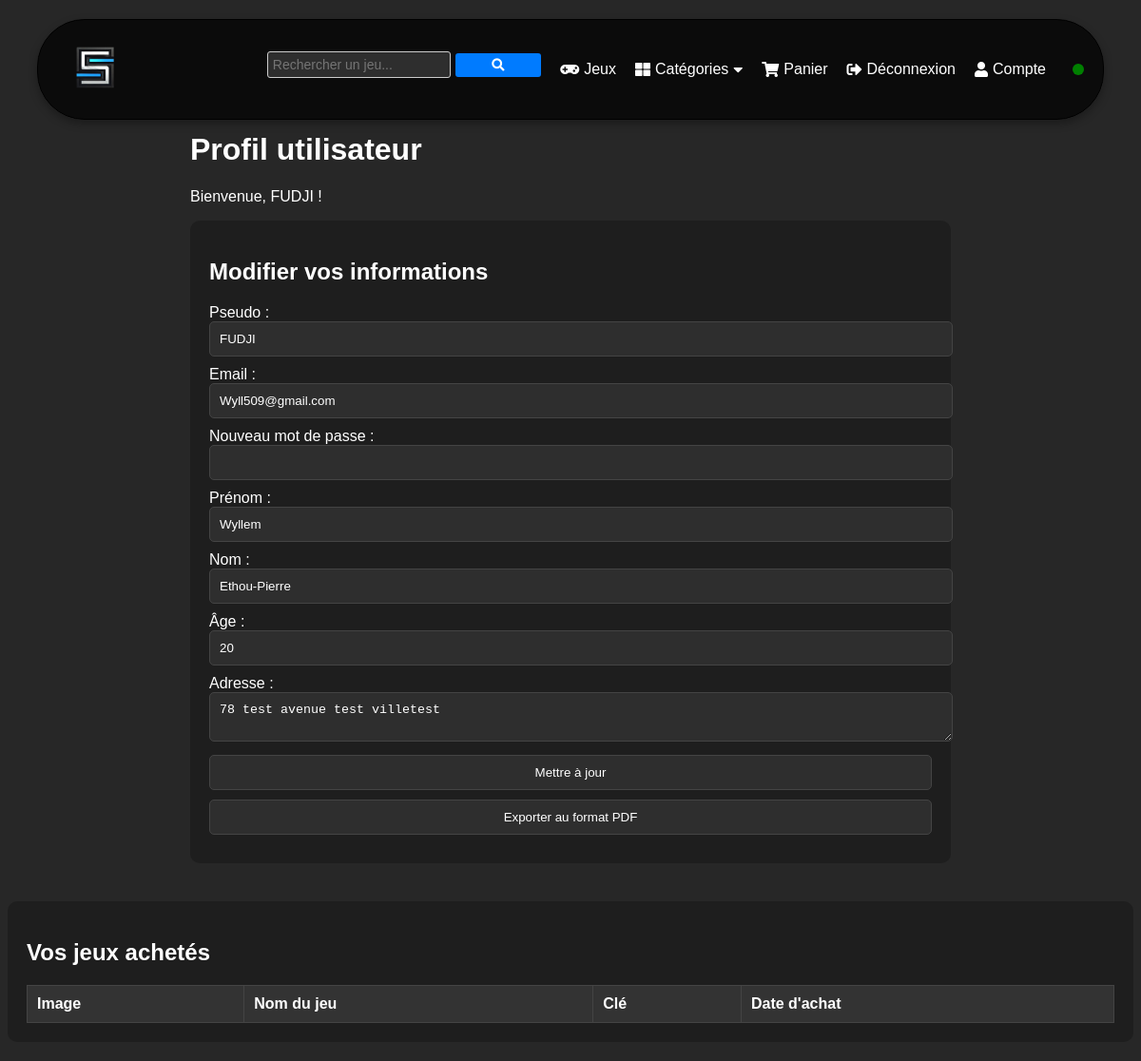
The page /Front_Office/profile.php (signed in) on the database its author committed.
### tables this page shows
CREATE TABLE `users` (
  `user_id` int(11) NOT NULL,
  `username` varchar(50) NOT NULL,
  `email` varchar(100) NOT NULL,
  `password` varchar(255) NOT NULL,
  `first_name` varchar(50) DEFAULT NULL,
  `last_name` varchar(50) DEFAULT NULL,
  `age` int(11) DEFAULT NULL,
  `address` text DEFAULT NULL,
  `id_verification` varchar(255) DEFAULT NULL,
  `is_verified` tinyint(1) DEFAULT 0,
  `verification_token` varchar(64) DEFAULT NULL,
  `is_verified_mail` tinyint(1) DEFAULT 0,
  `session_token` varchar(64) DEFAULT NULL,
  `confirm_password` varchar(255) DEFAULT NULL,
  `profile_pic` varchar(255) DEFAULT 'default_profile.jpg'
);

### Front_Office/profile.php (the view, shortened to what this page needs)
<?php
require_once 'utils/bdd/database.php';
$user_id = $_SESSION['user_id'];
$query = "SELECT username, email, first_name, last_name, age, address FROM users WHERE user_id = ?";
$stmt = $pdo->prepare($query);
$stmt->execute([$user_id]);
$user = $stmt->fetch();
$stmt->execute([$user_id]);
$games = $stmt->fetchAll();
?>
<!DOCTYPE html>
<html lang="fr">
<head>
</head>
<body>
<header>
    <?php require_once('composants/nav.php'); ?>
</header>
<div class="container">
<br>
<br>
<br>
<br>
<br>
    <h1>Profil utilisateur</h1>
    <p>Bienvenue, <?= htmlspecialchars($user['username']); ?> !</p>
    <div class="card">
   <h2>Modifier vos informations</h2>
        <form action="profile.php" method="POST">
            <label for="username">Pseudo :</label>
            <input type="text" id="username" name="username" value="<?= htmlspecialchars($user['username']); ?>">
            <label for="email">Email :</label>
            <input type="email" id="email" name="email" value="<?= htmlspecialchars($user['email']); ?>">
            <label for="password">Nouveau mot de passe :</label>
            <input type="password" id="password" name="password">
            <label for="first_name">Pr&eacutenom :</label>
            <input type="text" id="first_name" name="first_name" value="<?= htmlspecialchars($user['first_name']); ?>">
            <label for="last_name">Nom :</label>
            <input type="text" id="last_name" name="last_name" value="<?= htmlspecialchars($user['last_name']); ?>">
            <label for="age">&Acircge :</label>
            <input type="number" id="age" name="age" value="<?= htmlspecialchars($user['age']); ?>">
            <label for="address">Adresse :</label>
            <textarea id="address" name="address"><?= htmlspecialchars($user['address']); ?></textarea>
            <button type="submit">Mettre &agrave jour</button>
        </form>
        <form action="export_pdf.php" method="POST">
            <button type="submit">Exporter au format PDF</button>
        </form>
</div>
    </div>
    <div class="card">
        <h2>Vos jeux achet&eacutes</h2>
        <?php if (!empty($games)): ?>
            <table>
                <thead>
                    <tr>
                        <th>Image</th>
                        <th>Nom du jeu</th>
                        <th>Cl&eacute</th>
                        <th>Date d'achat</th>
                    </tr>
                </thead>
            </table>
        <?php else: ?>
            <p>Vous n'avez achet&eacute aucun jeu.</p>
        <?php endif; ?>
    </div>
</body>
</html>

### Front_Office/profile.php (style rules this page uses)
body { background-color: #121212; color: #ffffff; font-family: Arial, sans-serif; }
.container { max-width: 800px; margin: 0 auto; padding: 20px; }
.card { background-color: #1e1e1e; border-radius: 10px; padding: 20px; margin-bottom: 20px; }
input, button, textarea { background-color: #2e2e2e; color: #ffffff; border: 1px solid #444; padding: 10px; border-radius: 5px; width: 100%; margin-bottom: 10px; }
button { cursor: pointer; }
table { width: 100%; border-collapse: collapse; margin-top: 20px; }
th, td { border: 1px solid #444; padding: 10px; text-align: left; }
th { background-color: #333; }

### Front_Office/composants/nav.php (style rules this page uses)
body { font-family: Arial, sans-serif; background-color: #000000d8; }

### rows shown on the page
users: username "FUDJI", email "Wyll509@gmail.com", first_name "Wyllem", last_name "Ethou-Pierre", age "20", address "78 test avenue test villetest"
